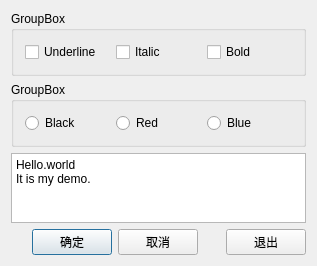
<?xml version="1.0" encoding="UTF-8"?>
<ui version="4.0">
 <class>ExampleClass</class>
 <widget class="QDialog" name="ExampleClass">
  <property name="geometry">
   <rect>
    <x>0</x>
    <y>0</y>
    <width>317</width>
    <height>256</height>
   </rect>
  </property>
  <property name="windowTitle">
   <string>Example</string>
  </property>
  <layout class="QVBoxLayout" name="verticalLayout">
   <item>
    <widget class="QGroupBox" name="groupBox">
     <property name="title">
      <string>GroupBox</string>
     </property>
     <layout class="QHBoxLayout" name="horizontalLayout">
      <item>
       <widget class="QCheckBox" name="chk_underline_">
        <property name="text">
         <string>Underline</string>
        </property>
       </widget>
      </item>
      <item>
       <widget class="QCheckBox" name="chk_italic_">
        <property name="text">
         <string>Italic</string>
        </property>
       </widget>
      </item>
      <item>
       <widget class="QCheckBox" name="chk_bold_">
        <property name="text">
         <string>Bold</string>
        </property>
       </widget>
      </item>
     </layout>
    </widget>
   </item>
   <item>
    <widget class="QGroupBox" name="groupBox_2">
     <property name="title">
      <string>GroupBox</string>
     </property>
     <layout class="QHBoxLayout" name="horizontalLayout_2">
      <item>
       <widget class="QRadioButton" name="rbtn_black_">
        <property name="text">
         <string>Black</string>
        </property>
       </widget>
      </item>
      <item>
       <widget class="QRadioButton" name="rbtn_red_">
        <property name="text">
         <string>Red</string>
        </property>
       </widget>
      </item>
      <item>
       <widget class="QRadioButton" name="rbtn_blue_">
        <property name="text">
         <string>Blue</string>
        </property>
       </widget>
      </item>
     </layout>
    </widget>
   </item>
   <item>
    <layout class="QHBoxLayout" name="horizontalLayout_3">
     <item>
      <widget class="QPlainTextEdit" name="edit_text_">
       <property name="plainText">
        <string>Hello.world
It is my demo.</string>
       </property>
      </widget>
     </item>
    </layout>
   </item>
   <item>
    <layout class="QHBoxLayout" name="horizontalLayout_4">
     <item>
      <spacer name="horizontalSpacer">
       <property name="orientation">
        <enum>Qt::Horizontal</enum>
       </property>
       <property name="sizeHint" stdset="0">
        <size>
         <width>40</width>
         <height>20</height>
        </size>
       </property>
      </spacer>
     </item>
     <item>
      <widget class="QPushButton" name="btn_ok_">
       <property name="text">
        <string>确定</string>
       </property>
      </widget>
     </item>
     <item>
      <widget class="QPushButton" name="btn_cancel_">
       <property name="text">
        <string>取消</string>
       </property>
      </widget>
     </item>
     <item>
      <spacer name="horizontalSpacer_2">
       <property name="orientation">
        <enum>Qt::Horizontal</enum>
       </property>
       <property name="sizeHint" stdset="0">
        <size>
         <width>40</width>
         <height>20</height>
        </size>
       </property>
      </spacer>
     </item>
     <item>
      <widget class="QPushButton" name="btn_exit_">
       <property name="text">
        <string>退出</string>
       </property>
      </widget>
     </item>
    </layout>
   </item>
  </layout>
 </widget>
 <layoutdefault spacing="6" margin="11"/>
 <resources>
  <include location="example.qrc"/>
 </resources>
 <connections/>
 <slots>
  <slot>OnBtnExitClicked()</slot>
  <slot>OnBtnCancelClicked()</slot>
  <slot>OnChkUnderlineClicked(bool)</slot>
 </slots>
</ui>
